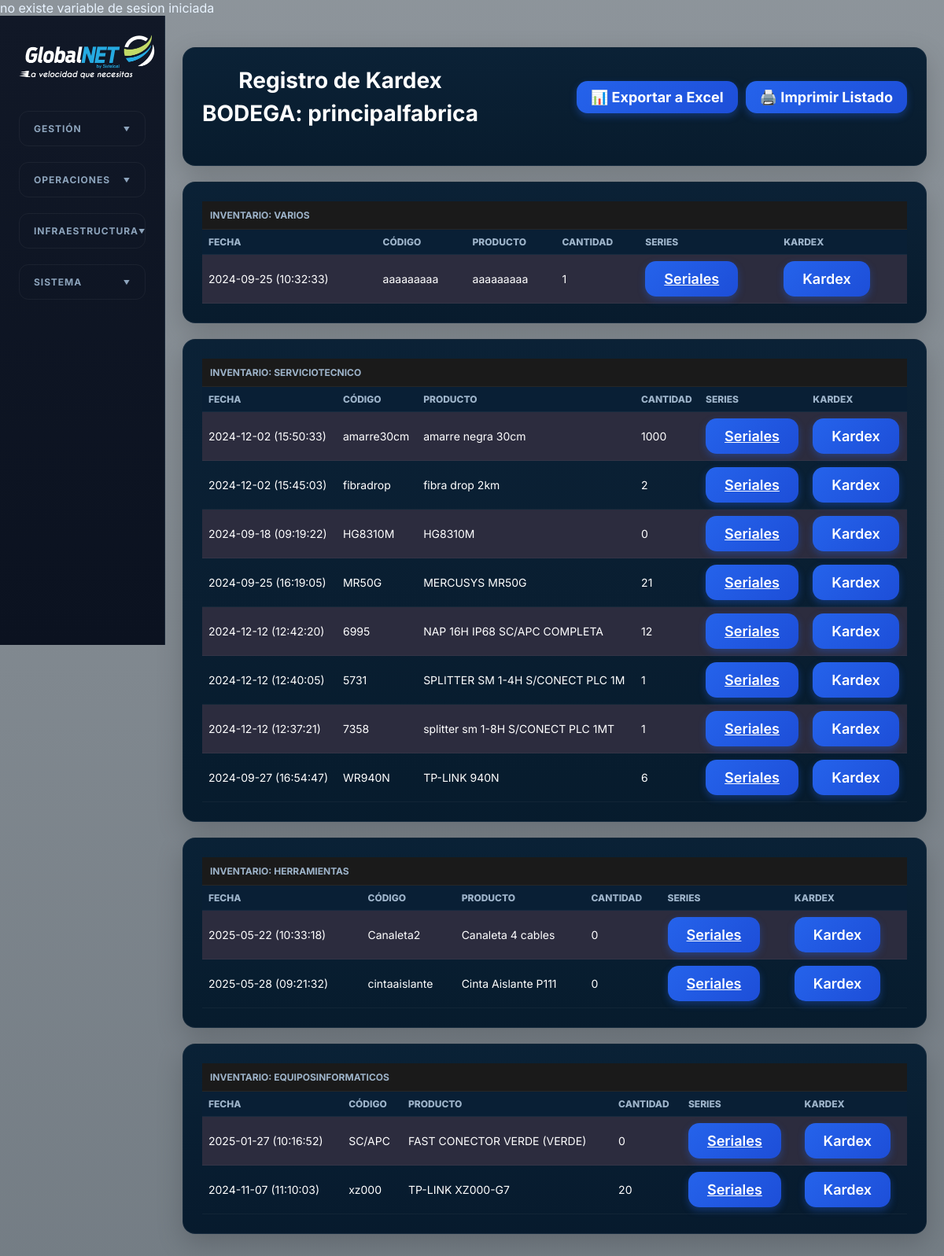
Page /bodegas/kardex2.php?codigo=principalfabrica on the committed database.
### tables this page shows
CREATE TABLE `tipoproducto` (
  `id` int NOT NULL,
  `codigo` varchar(255) NOT NULL DEFAULT 'vacio',
  `puesto` varchar(255) NOT NULL DEFAULT 'vacio',
  `serviciotecnico` varchar(255) NOT NULL DEFAULT 'no'
);

### bodegas/kardex2.php (the view, shortened to what this page needs)
<!DOCTYPE html>
<html lang="es">
<head>
<?php
require('../conectar.php');
	?>
  <link rel="stylesheet" href="../css/styles.css" />
</head>
<body>
  <div class="app-shell">
    <aside class="sidebar">
  <a class="brand" href="../resumen/index.php">
    <img src="../img/logo.png" width="186" height="69" alt="Nexus ISP"/>
  </a>
  <nav class="main-nav">
    <details class="menu-section">
      <summary class="menu-label">GESTIÓN</summary>
    </details>
    <details class="menu-section">
      <summary class="menu-label">OPERACIONES</summary>
    </details>
    <details class="menu-section">
      <summary class="menu-label">INFRAESTRUCTURA</summary>
    </details>
    <details class="menu-section">
      <summary class="menu-label">SISTEMA</summary>
    </details>
  </nav>
</aside>
    <main class="content">
								<?php
$tabla = "";
$codigo = "";
if (isset($_GET['cliente'])) {
    $codigo = $_GET['cliente'];
    $stmt56 = $con->prepare("SELECT tabla FROM `bodegas` WHERE `responsable` LIKE ?");
    $stmt56->bind_param("s", $codigo);
    $stmt56->execute();
    $result56 = $stmt56->get_result();
    if ($crow56 = $result56->fetch_assoc()) {
        $tabla = $crow56['tabla'];
    }
    $_SESSION['bodega'] = $tabla;
} elseif (isset($_GET['codigo'])) {
    $codigo = $_GET['codigo'];
    $stmt56 = $con->prepare("SELECT tabla FROM `bodegas` WHERE `id` LIKE ?");
    $stmt56->bind_param("s", $codigo);
    $stmt56->execute();
    $result56 = $stmt56->get_result();
    if ($crow56 = $result56->fetch_assoc()) {
        $tabla = $crow56['tabla'];
    }
}
?>
<div id="area-imprimible-kardex">
    <div class="clientes-header panel-dark">
        <div class="clientes-header-top">
            <div class="header-bodega-container" style="width: 100%;">
                <div>
                    <h2 class="clientes-title">Registro de Kardex</h2>
                    <div class="clientes-subtitle">
                        <h2 id="optimus" class="clientes-title" style="margin: 0;">
                            BODEGA: <?php echo htmlspecialchars($_SESSION['bodegaregresar'] = $codigo); ?>
                        </h2>
                    </div>
                </div>
                <div class="acciones-bodega no-print">
                    <button type="button" onclick="exportarExcel();" class="boton-azul btn-excel" style="cursor: pointer; padding: 10px 18px; font-weight: bold; background-color: #1e7e34; border: none; color: #fff; display: flex; align-items: center; gap: 8px;">
                        📊 Exportar a Excel
                    </button>
                    <button type="button" onclick="window.print();" class="boton-azul btn-print" style="cursor: pointer; padding: 10px 18px; font-weight: bold; display: flex; align-items: center; gap: 8px;">
                        🖨️ Imprimir Listado
                    </button>
                </div>
            </div>
        </div>
    </div>
    <div class="grilla_listado">
    <?php
    if (!empty($tabla)) {
        $tabla_escapada = mysqli_real_escape_string($con, $tabla);
        $sql555 = "SELECT * FROM `tipoproducto` ORDER BY codigo DESC";
        $result555 = mysqli_query($con, $sql555);
        while ($crow555 = mysqli_fetch_assoc($result555)) {
            $tipo = $crow555['codigo'];
            $sql_prod = "SELECT p.codigo, p.producto, p.fechaing, b.cantidad
                         FROM `productos` p
                         INNER JOIN `$tabla_escapada` b
                            ON p.codigo COLLATE utf8mb4_general_ci = b.codigo COLLATE utf8mb4_general_ci
                         WHERE p.tipo LIKE '" . mysqli_real_escape_string($con, $tipo) . "'
                           AND b.cantidad IS NOT NULL
                           AND b.cantidad != 'sin producto'
                         ORDER BY p.producto ASC";
            $result_prod = mysqli_query($con, $sql_prod);
            if (!$result_prod || mysqli_num_rows($result_prod) == 0) {
                continue;
            }
            $filacolor = 0;
    ?>
            <div class="panel-dark" style="margin-bottom: 20px;">
                <table width="100%" align="center" class="table-dark tabla-inventario-export" style="border-collapse: collapse;">
                    <thead>
                        <tr>
                            <th colspan="6" align="center" style="padding: 10px; background-color: #1a1a1a;">
                                <strong>INVENTARIO: <?php echo htmlspecialchars($tipo); ?></strong>
                            </th>
                        </tr>
                        <tr style="background-color: #2a2a2a;">
                            <th align="center" style="padding: 8px;">FECHA</th>
                            <th align="left" style="padding: 8px;">CÓDIGO</th>
                            <th align="left" style="padding: 8px;">PRODUCTO</th>
                            <th align="center" style="padding: 8px;">CANTIDAD</th>
                            <th align="center" class="no-print" style="padding: 8px;">SERIES</th>
                            <th align="center" class="no-print" style="padding: 8px;">KARDEX</th>
                        </tr>
                    </thead>
                    <tbody>
                        <?php
                        while ($crow2 = mysqli_fetch_assoc($result_prod)) {
                            $bg_color = ($filacolor == 0) ? "#2c2c3e" : "transparent";
                            $filacolor = ($filacolor == 0) ? 1 : 0;
                        ?>
                            <tr style="background-color: <?php echo $bg_color; ?>;">
                                <td align="center" style="padding: 8px;"><?php echo htmlspecialchars($crow2['fechaing']); ?></td>
                                <td align="left" style="padding: 8px;"><?php echo htmlspecialchars($crow2['codigo']); ?></td>
                                <td align="left" style="padding: 8px;"><?php echo htmlspecialchars($crow2['producto']); ?></td>
                                <td align="center" style="padding: 8px;"><?php echo htmlspecialchars($crow2['cantidad']); ?></td>
                                <td align="center" class="no-print" style="padding: 8px;">
                                    <a href="../productos/imprimir_series.php?producto=<?php echo urlencode($crow2['codigo']); ?>&bodegabuscar=<?php echo urlencode($codigo); ?>"
                                       class="boton-azul">
                                       Seriales
                                    </a>
                                </td>
                                <td align="center" class="no-print" style="padding: 8px;">
                                    <a href="kardex.php?codigo=<?php echo urlencode($crow2['codigo']); ?>" style="text-decoration: none;">
                                        <input class="boton-azul" name="Kardex" type="button" value="Kardex" style="cursor: pointer;">
                                    </a>
                                </td>
                            </tr>
                        <?php } ?>
                    </tbody>
                </table>
            </div>
    <?php
        }
    }
    ?>
    </div>
</div>
									</main>
  </div>
</body>
</html>

### css/styles.css (style rules this page uses)
:root { --bg: #021220; --bg-soft: #061b2d; --panel: #071d31; --panel-2: #082239; --line: rgba(118, 168, 207, 0.12); --text: #e8f3ff; --muted: #8da4bc; --blue: #1558ff; --cyan: #00b5ff; --green: #0faf76; --red: #ff2f65; --orange: #ff8a12; --purple: #6424f4; --violet: #7207d8; --shadow: 0 18px 42px rgba(0, 0, 0, 0.34); }
* { box-sizing: border-box; }
body { margin: 0; min-height: 100vh; background: linear-gradient(rgba(2,18,32,0.45), rgba(2,18,32,0.55)), url("../images/logintransparente.png"); background-size: cover; background-position: center center; background-repeat: no-repeat; background-attachment: fixed; color: var(--text); font-family: "Inter", system-ui, -apple-system, BlinkMacSystemFont, "Segoe UI", sans-serif; letter-spacing: 0; }
button, input { font: inherit; }
button, a { color: inherit; }
.app-shell { display: grid; grid-template-columns: 224px minmax(0, 1fr); min-height: 100vh; }
.sidebar { position: sticky; top: 0; height: 100vh; padding: 22px 16px; background: linear-gradient(180deg, #05192b 0%, #061527 100%); border-right: 1px solid var(--line); overflow-y: auto; }
.brand { display: flex; align-items: center; gap: 12px; text-decoration: none; margin-bottom: 22px; }
.main-nav { display: grid; gap: 4px; }
.content { min-width: 0; padding: 26px 28px 34px; }
h1, h2, p { margin: 0; text-align: center; }
table { width: 100%; border-collapse: collapse; }
th, td { text-align: left; padding: 10px 8px; border-bottom: 1px solid rgba(119, 166, 203, 0.08); white-space: nowrap; }
th { color: #8ca5bd; font-size: 10px; text-transform: uppercase; font-weight: 800; }
td { color: #d5e2ef; font-size: 12px; }
@media (max-width: 1440px) { .app-shell { grid-template-columns: 210px minmax(0, 1fr); } }
@media (max-width: 1440px) { .content { padding: 22px; } }
.boton-azul { background: linear-gradient(135deg, #2563eb, #1d4ed8); color: #ffffff; border: none; padding: 12px 24px; border-radius: 14px; font-size: 18px; font-weight: 600; cursor: pointer; transition: all 0.3s ease; box-shadow: 0 4px 10px rgba(37, 99, 235, 0.35); }
.panel-dark { background:linear-gradient(180deg, rgba(8,31,52,.98), rgba(5,25,43,.98)); border:1px solid rgba(255,255,255,.05); border-radius:16px; padding:24px; box-shadow:0 12px 34px rgba(0,0,0,.18); margin-bottom:20px; }
.clientes-header-top { display:flex; justify-content:space-between; align-items:center; gap:20px; margin-bottom:25px; }
.clientes-title { font-size:28px; font-weight:700; color:#ffffff; margin:0; }
.clientes-subtitle { margin-top:8px; color:#9eb4ca; font-size:14px; }
.table-dark { width:100%; border-collapse:collapse; }
.table-dark th { background:#091f35; color:#9eb4ca; font-size:12px; text-transform:uppercase; padding:16px; border-bottom:1px solid rgba(255,255,255,.05); }
.table-dark td { padding:16px; color:#fff; border-bottom:1px solid rgba(255,255,255,.04); font-size:14px; }

### bodegas/kardex2.php (style rules this page uses)
.menu-section summary { list-style: none; cursor: pointer; padding: 12px 20px; font-size: 0.75rem; color: var(--muted); font-weight: 800; letter-spacing: 0.1em; display: flex; justify-content: space-between; align-items: center; transition: color 0.3s; }
.menu-section summary::after { content: "chevron-down"; content: "▼"; font-size: 8px; transition: transform 0.4s cubic-bezier(0.4, 0, 0.2, 1); }
.sidebar { background:linear-gradient(180deg,#111827,#0b1220); }
.menu-section { border:1px solid rgba(255,255,255,.05);border-radius:12px;margin:8px;overflow:hidden;transition:.3s }
.menu-section summary { list-style:none;cursor:pointer;padding:14px 18px;font-weight:700;letter-spacing:.08em }
.menu-section summary::after { content:"▼";float:right;transition:.3s }
.header-bodega-container { display: flex; justify-content: space-between; align-items: center; flex-wrap: wrap; gap: 15px; }
.acciones-bodega { display: flex; gap: 10px; align-items: center; }

### rows in the picture
tipoproducto: codigo "VARIOS", fechaing "2024-09-25 (10:32:33)", codigo "aaaaaaaaa", producto "aaaaaaaaa", cantidad "1"
tipoproducto: codigo "SERVICIOTECNICO", fechaing "2024-12-02 (15:50:33)", codigo "amarre30cm", producto "amarre negra 30cm", cantidad "1000", fechaing "2024-12-02 (15:45:03)", codigo "fibradrop", producto "fibra drop 2km", cantidad "2", fechaing "2024-09-18 (09:19:22)", codigo "HG8310M", producto "HG8310M", cantidad "0", fechaing "2024-09-25 (16:19:05)", codigo "MR50G", producto "MERCUSYS MR50G", cantidad "21", fechaing "2024-12-12 (12:42:20)", codigo "6995", producto "NAP 16H IP68 SC/APC COMPLETA", cantidad "12", fechaing "2024-12-12 (12:40:05)", codigo "5731", producto "SPLITTER SM 1-4H S/CONECT PLC 1M", cantidad "1", fechaing "2024-12-12 (12:37:21)", codigo "7358", producto "splitter sm 1-8H S/CONECT PLC 1MT", fechaing "2024-09-27 (16:54:47)", codigo "WR940N", producto "TP-LINK 940N", cantidad "6"
tipoproducto: codigo "HERRAMIENTAS", fechaing "2025-05-22 (10:33:18)", codigo "Canaleta2", producto "Canaleta 4 cables", cantidad "0", fechaing "2025-05-28 (09:21:32)", codigo "cintaaislante", producto "Cinta Aislante P111"
tipoproducto: codigo "EQUIPOSINFORMATICOS", fechaing "2025-01-27 (10:16:52)", codigo "SC/APC", producto "FAST CONECTOR VERDE (VERDE)", cantidad "0", fechaing "2024-11-07 (11:10:03)", codigo "xz000", producto "TP-LINK XZ000-G7", cantidad "20"

### other values in the picture
$_SESSION['bodegaregresar'] = $codigo "principalfabrica"
